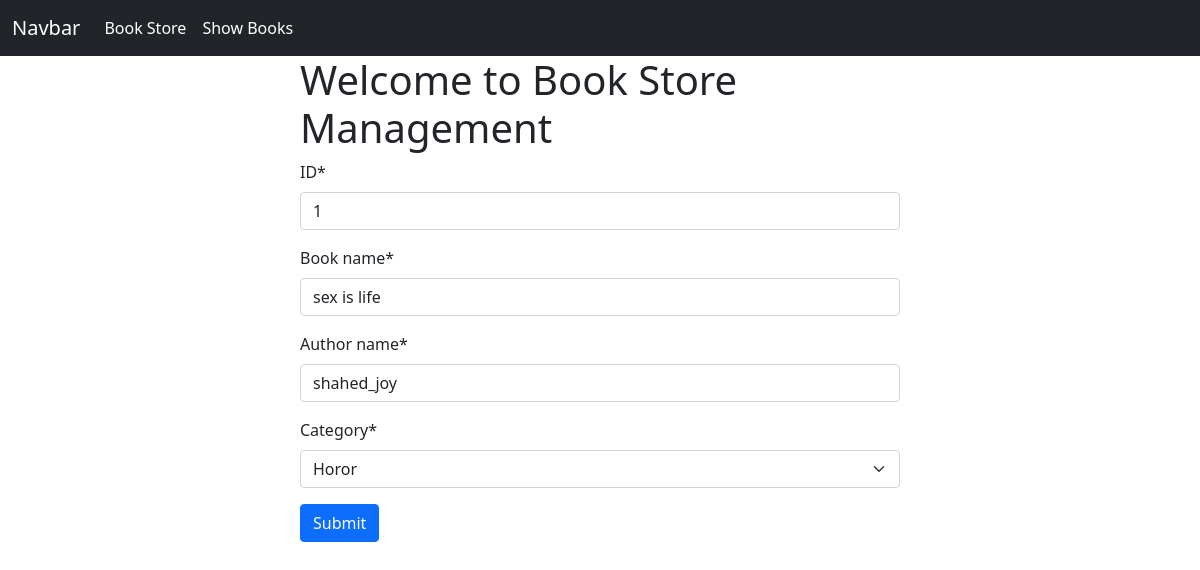
The app's page /edit_book/1 with its own data.
### book/models.py (models this page shows)
class BookstoreModel(models.Model):
    CATEGORY = (
            ('Mystery', 'Mystery'),
            ('Thriller', 'Thriller'),
            ('Sci-fi', 'Sci-fi'),
            ('Horror', 'Horor'),
    )
    ID = models.IntegerField(primary_key=True)
    book_name = models.CharField(max_length=30)
    author_name = models.CharField(max_length=30)
    category = models.CharField(max_length=30, choices=CATEGORY)
    first_pub = models.DateTimeField(auto_now_add=True)
    last_pub = models.DateField(auto_now=True)

### book/views.py (the view)
# urls.py: path('edit_book/<int:id>', views.edit_book, name="edit_book"),
def edit_book(request, id):
    book = BookstoreModel.objects.get(pk=id)
    form = BookStorForm(instance=book)
    if request.method=='POST':
        book = BookStorForm(request.POST, instance=book)
        if book.is_valid():
            book.save()
            return redirect('show_books')
    return render(request, 'store_book.html', {'form': form})

### book/forms.py
class BookStorForm(forms.ModelForm):
    class Meta:
        model = BookstoreModel
        exclude = ['first_pub','last_pub']

### book/templates/store_book.html (shortened to what this page needs)
{% extends "base.html" %}
{% load crispy_forms_tags %}
{% block content %}
    <div style="width:50%; margin:auto;">
        <h1>Welcome to Book Store Management</h1>
        <form method="post">
            {{form|crispy}}
            <button class="btn btn-primary" type="submit">Submit</button>
        </form>
    </div>
{% endblock %}

### records on screen
BookstoreModel: ID "1", book_name "sex is life", author_name "shahed_joy", category "Horor"
